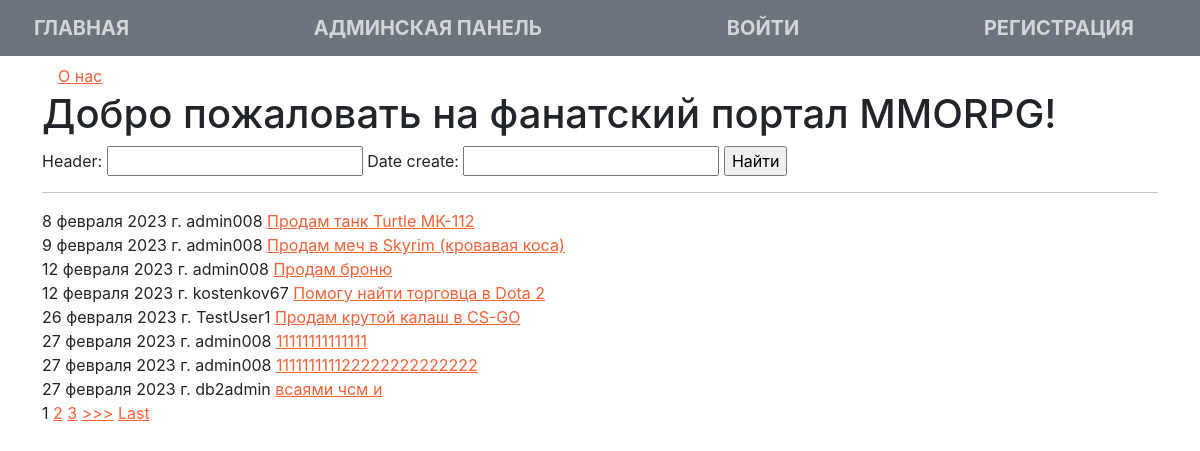
The page / on the database its author committed.
### BoardBase/models.py (models this page shows)
class Announcement(models.Model):
    user = models.ForeignKey(User, on_delete=models.CASCADE)
    announcement_text = RichTextUploadingField()
    date_create = models.DateField(auto_now_add=True)
    header = models.CharField(max_length=255)
    announcement_category = models.ForeignKey(Category, on_delete=models.CASCADE)

### BoardBase/views.py (the view)
# urls.py: path('', AnnouncementList.as_view()),
class AnnouncementList(ListView):
    model = Announcement
    ordering = 'date_create'
    template_name = 'announcement_list.html'
    context_object_name = 'Announcement'
    paginate_by = 1
    def get_context_data(self, **kwargs):
        context = super().get_context_data(**kwargs)
        context['filter'] = AnnoucementFilter(self.request.GET, queryset=self.get_queryset())
        return context

### templates/announcement_list.html (shortened to what this page needs)
{% extends 'flatpages/default.html' %}
 {% load static %}
{% block content %}
<h1>Добро пожаловать на фанатский портал MMORPG!</h1>
<form method="GET">
    {{ filter.form }}
    <input type="submit" value="Найти">
</form>
<hr>
 {% for p in filter.qs %}
	<td>{{ p.date_create}}</td>
	<td>{{ p.user}}</td>
	<td><a href="{% url 'announcement_detail' p.id %}">{{ p.header}}</a></td>
	<br>
{% endfor %}
{% if is_paginated %}
{% for num in page_obj.paginator.page_range %}
        {% if page_obj.number == num %}
            <a>{{ num }}</a>
        {% elif num > page_obj.number|add:'-3' and num < page_obj.number|add:'3' %}
            <a href="?page={{ num }}">{{ num }}</a>
        {% endif %}
{% endfor %}
{% endif %}
{% if page_obj.has_next %}
        <a href="?page={{ page_obj.next_page_number }}">>>></a>
        <a href="?page={{ page_obj.paginator.num_pages }}">Last</a>
{% else %}
    <h2>Обьявления больше нет!</h2>
{% endif %}
{% endblock content %}

### rows shown on the page
Announcement: date_create "8 февраля 2023 г.", user "admin008", header "Продам танк Turtle MK-112"
Announcement: date_create "9 февраля 2023 г.", user "admin008", header "Продам меч в Skyrim (кровавая коса)"
Announcement: date_create "12 февраля 2023 г.", user "admin008", header "Продам броню"
Announcement: date_create "12 февраля 2023 г.", user "kostenkov67", header "Помогу найти торговца в Dota 2"
Announcement: date_create "26 февраля 2023 г.", user "TestUser1", header "Продам крутой калаш в CS-GO"
Announcement: date_create "27 февраля 2023 г.", user "admin008", header "11111111111111"
Announcement: date_create "27 февраля 2023 г.", user "admin008", header "111111111122222222222222"
Announcement: date_create "27 февраля 2023 г.", user "db2admin", header "всаями чсм и"

### other values the page prints
{{ num }} "1"
{{ num }} "2" "3"
